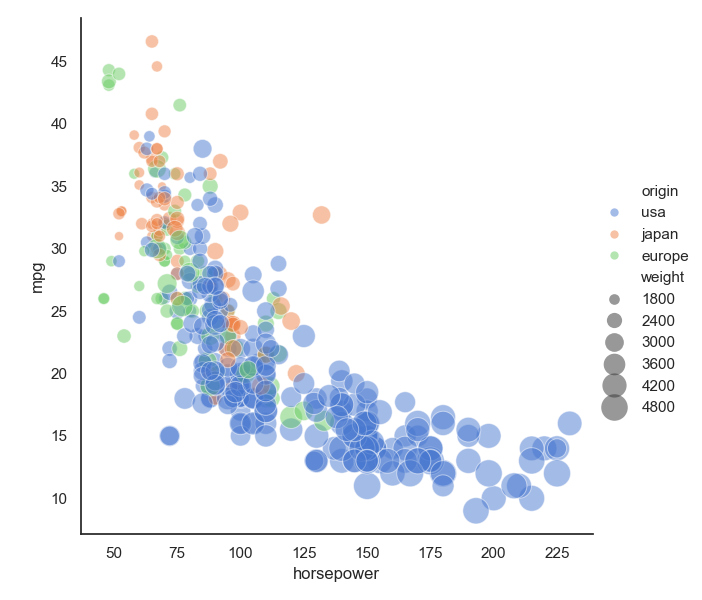

The script that drew this image:
# 引入所需库
import seaborn as sns
import matplotlib.pyplot as plt

# 设置图大小
f, ax = plt.subplots(figsize=(6, 15))
# 将主题设置为白色风格
sns.set_theme(style="white")

# 加载示例数据集
mpg = sns.load_dataset("mpg")

#  绘制散点图
sns.relplot(x="horsepower", y="mpg", hue="origin", size="weight",
            sizes=(40, 400), alpha=.5, palette="muted",
            height=6, data=mpg)
plt.show()
